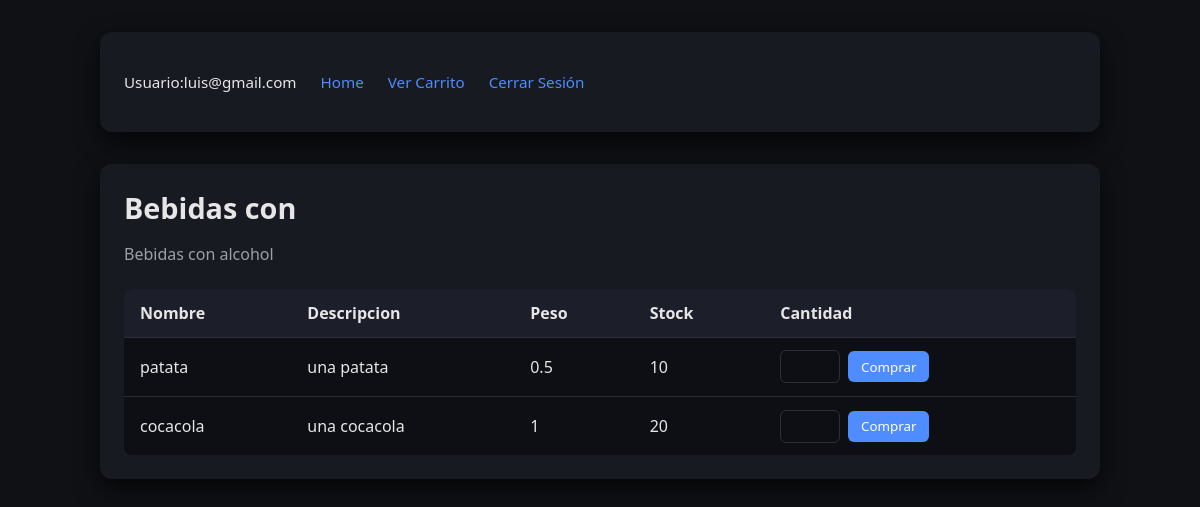
Page /public/bebidas-con-alcohol?id=1 (signed in) on the earlier database version.
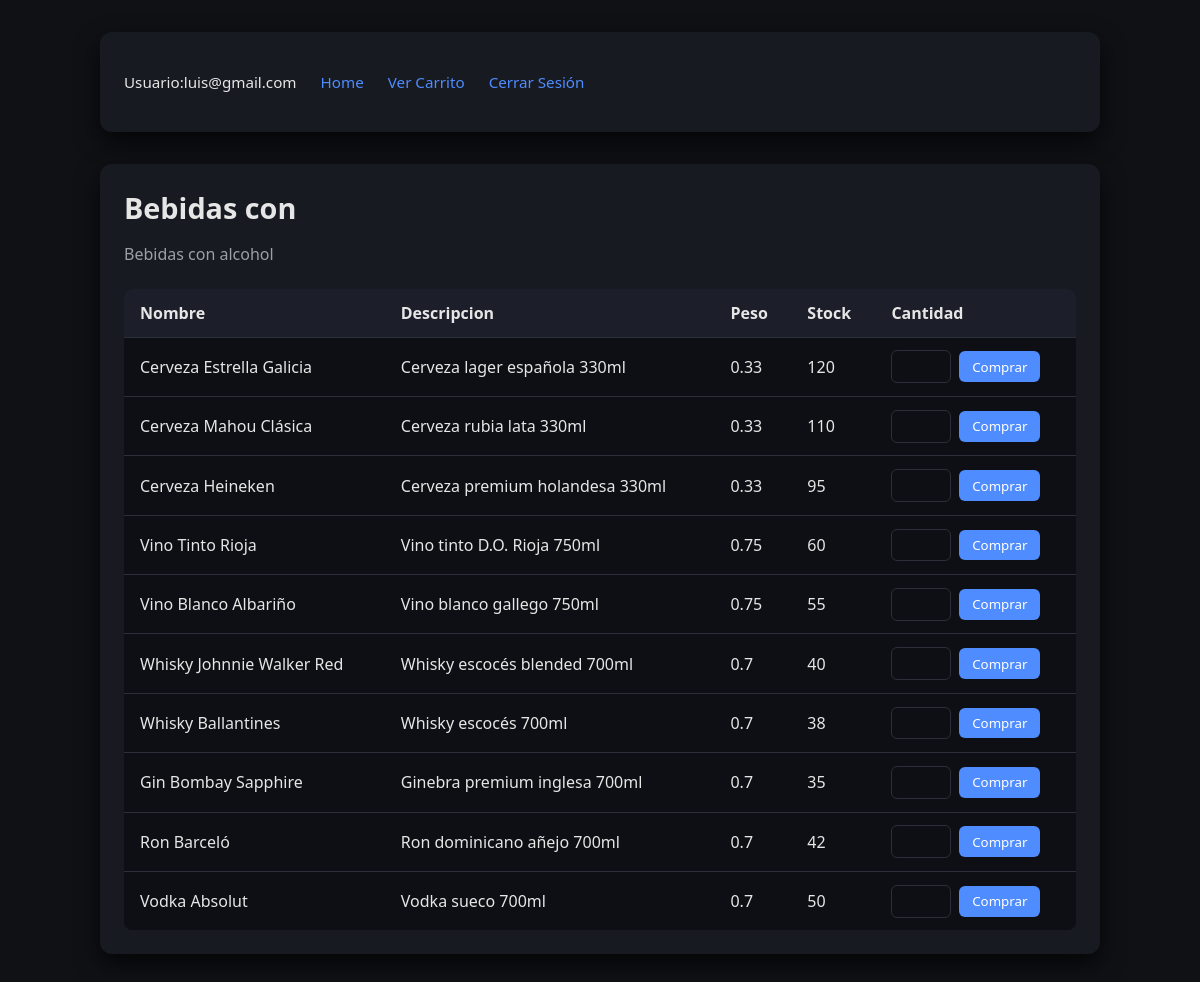
Same page on the later database version.
### tables this page shows
CREATE TABLE `categorias` (
  `cod_categoria` int(11) NOT NULL,
  `nombre_cat` varchar(200) NOT NULL,
  `descripcion` varchar(200) NOT NULL,
  `slug` varchar(200) NOT NULL
);

CREATE TABLE `productos` (
  `cod_prod` int(11) NOT NULL,
  `nombre` varchar(200) NOT NULL,
  `descripcion` varchar(200) NOT NULL,
  `peso` float NOT NULL,
  `stock` int(11) NOT NULL,
  `categoria` int(11) NOT NULL
);

### src/daos/CategoriaDao.php (called while the page is built, shortened)
<?php
class categoriaDao {
    protected function get_all(){
        $bd_connection = Conexion::getConexion();
        $query = "SELECT cod_categoria, nombre_cat, descripcion, slug FROM categorias";
        $stmt = $bd_connection->query($query);
        return $stmt->fetchAll(\PDO::FETCH_CLASS, Categoria::class) ?? null;
    }
    protected function get_by_id($id)
    {
        $bd_connection = Conexion::getConexion();
        $query = "SELECT cod_categoria, nombre_cat, descripcion, slug FROM categorias WHERE cod_categoria = '$id'";
        $stmt = $bd_connection->query($query);
        $stmt->setFetchMode(\PDO::FETCH_CLASS, Categoria::class);
        return $stmt->fetch() ?? null;
    }
}

### src/controllers/CategoriaController.php (called while the page is built, shortened)
<?php
class CategoriaController extends CategoriaDao
{
    public function category_list()
    {
        if ($this->get_all() == null){
            return false;
        }else{
            return $this->get_all();
        }
    }
    public function single_category($id){
        if($this->get_by_id($id) == null){
            return false;
        }else{
            return $this->get_by_id($id);
        }
    }
}

### public/index.php (called while the page is built, shortened)
<?php
$actual_url = $_SERVER['REQUEST_SCHEME'] . '://' . $_SERVER['SERVER_NAME'] . $_SERVER['REQUEST_URI'];
$explode_url = explode('/', $actual_url);
$view_controller = new ViewController();
$view_controller->get_view($explode_url[5]);

### src/models/Categoria.php (called while the page is built, shortened)
<?php
class Categoria
{
    private $cod_categoria;
    private $nombre_cat;
    private $descripcion;
    private $slug;
    public function getCodCat()
    {
        return $this->cod_categoria;
    }
    public function getNombreCat()
    {
        return $this->nombre_cat;
    }
    public function getDescripcion()
    {
        return $this->descripcion;
    }
    public function getSlug()
    {
        return $this->slug;
    }
}

### src/daos/ProductoDao.php (called while the page is built, shortened)
<?php
class ProductoDao{
    protected function get_by_category($id){
        $bd_connection = Conexion::getConexion();
        $query = "SELECT * FROM productos WHERE categoria = '$id'";
        $stmt = $bd_connection->query($query);
        return $stmt->fetchAll(\PDO::FETCH_CLASS, Producto::class) ?? null;
    }
}

### src/controllers/ProductoController.php (called while the page is built, shortened)
<?php
class ProductoController extends ProductoDao
{
    public function get_products_by_category($id){
        if ($this->get_by_category($id) == null){
            return false;
        }else{
            return $this->get_by_category($id);
        }
    }
}

### src/models/Producto.php (called while the page is built, shortened)
<?php
class Producto
{
    private $nombre;
    private $descripcion;
    private $peso;
    private $stock;
    public function getNombre()
    {
        return $this->nombre;
    }
    public function getDescripcion()
    {
        return $this->descripcion;
    }
    public function getPeso()
    {
        return $this->peso;
    }
    public function getStock()
    {
        return $this->stock;
    }
}

### src/views/categoria-single-view.php (the view, shortened to what this page needs)
<?php
$categoria_controller = new CategoriaController();
$single_categoria = $categoria_controller->single_category($_GET['id']);
$producto_controller = new ProductoController();
?>
<!doctype html>
<html lang="es">
<head>
    <link rel="stylesheet" href="./styles/categoria-single.css">
</head>
<body>
    <section>
        <ul>
            <li class="user-info">Usuario:<?= $_SESSION['user'] ?></li>
            <li><a href="/aplicacion_pedidos/public/lista-categorias">Home</a></li>
            <li><a href="/aplicacion_pedidos/public/carrito">Ver Carrito</a></li>
            <li><a href="#">Cerrar Sesión</a></li>
        </ul>
    </section>
    <main>
        <h1><?= $single_categoria->getNombreCat() ?></h1>
        <p><?= $single_categoria->getDescripcion() ?></p>
        <table>
            <tr>
                <th>Nombre</th>
                <th>Descripcion</th>
                <th>Peso</th>
                <th>Stock</th>
                <th>Cantidad</th>
            </tr>
            <?php
                if ($producto_controller->get_products_by_category($_GET['id'])) {
                    foreach ($producto_controller->get_products_by_category($_GET['id']) as $producto) {
                        echo "<tr>";
                        echo "<td>" . $producto->getNombre() . "</td>";
                        echo "<td>" . $producto->getDescripcion() . "</td>";
                        echo "<td>" . $producto->getPeso() . "</td>";
                        echo "<td>" . $producto->getStock() . "</td>";
                        echo "<td><form action='' method='post'>";
                        echo "<input type='number' name='cantidad' id='cantidad'>";
                        echo "<input type = 'submit' value='Comprar'>";
                        echo "</form></td>";
                        echo "</tr>";
                    }
                }else{
                    echo "No existen productos";
                }
            ?>
        </table>
    </main>
</body>
</html>

### src/controllers/ViewController.php (shortened to what this page needs)
<?php
class ViewController
{
    private $categories_data;
    public function __construct(){
        $categories = new CategoriaController();
        $this->categories_data = $categories->category_list();
    }
    public function get_view($view_url){
        if (empty($view_url)) {
            return require_once '../src/views/login-view.php';
        }else{
            if (file_exists('../src/views/' . $view_url . '-view.php')){
                return include_once '../src/views/' .$view_url . '-view.php';
            }else{
                foreach ($this->categories_data as $categoria){
                    if ($categoria->getSlug() . "?id=" . $categoria->getCodCat() == $view_url){
                       return include_once '../src/views/categoria-single-view.php';
                    }
                }
                return include_once '../src/views/error-view.php';
            }
        }
    }
}

### public/styles/categoria-single.css (style rules this page uses)
:root { --bg: #0f1115; --card: #171a21; --text: #e6e6e6; --muted: #9aa0a6; --accent: #4f8cff; --border: #2a2f3a; --shadow: rgba(0,0,0,0.7); --input-bg: #0d0f14; --button-bg: #4f8cff; --button-hover: #3b74db; }
* { box-sizing: border-box; font-family: system-ui, -apple-system, BlinkMacSystemFont, "Segoe UI", sans-serif; }
body { margin: 0; min-height: 100vh; background: var(--bg); color: var(--text); }
section, main { max-width: 1000px; margin: 2rem auto; padding: 1.5rem; background: var(--card); border-radius: 12px; box-shadow: 0 10px 25px var(--shadow); }
section ul { list-style: none; padding: 0; display: flex; gap: 1.5rem; flex-wrap: wrap; }
section ul li { font-size: 0.95rem; }
section ul li a { color: var(--accent); text-decoration: none; transition: color 0.2s ease; }
.user-info { font-weight: 500; }
main h1 { margin-top: 0; font-size: 1.8rem; margin-bottom: 0.5rem; }
main p { color: var(--muted); margin-bottom: 1.5rem; }
table { width: 100%; border-collapse: collapse; background: var(--input-bg); border-radius: 8px; overflow: hidden; }
table th, table td { padding: 0.8rem 1rem; text-align: left; border-bottom: 1px solid var(--border); }
table th { background: #1c1f29; font-weight: 600; }
table tr:last-child td { border-bottom: none; }
input[type="number"] { width: 60px; padding: 0.4rem 0.5rem; border-radius: 6px; border: 1px solid var(--border); background: var(--input-bg); color: var(--text); }
input[type="submit"] { padding: 0.4rem 0.8rem; border-radius: 6px; border: none; background: var(--button-bg); color: #fff; cursor: pointer; transition: background 0.2s ease; }
form { display: flex; gap: 0.5rem; align-items: center; }

Differences in the rows shown:
removed productos: nombre "patata", descripcion "una patata", peso "0.5", stock "10"
removed productos: nombre "cocacola", descripcion "una cocacola", peso "1", stock "20"
added productos: nombre "Cerveza Estrella Galicia", descripcion "Cerveza lager española 330ml", peso "0.33", stock "120"
added productos: nombre "Cerveza Mahou Clásica", descripcion "Cerveza rubia lata 330ml", peso "0.33", stock "110"
added productos: nombre "Cerveza Heineken", descripcion "Cerveza premium holandesa 330ml", peso "0.33", stock "95"
added productos: nombre "Vino Tinto Rioja", descripcion "Vino tinto D.O. Rioja 750ml", peso "0.75", stock "60"
added productos: nombre "Vino Blanco Albariño", descripcion "Vino blanco gallego 750ml", peso "0.75", stock "55"
added productos: nombre "Whisky Johnnie Walker Red", descripcion "Whisky escocés blended 700ml", peso "0.7", stock "40"
added productos: nombre "Whisky Ballantines", descripcion "Whisky escocés 700ml", peso "0.7", stock "38"
added productos: nombre "Gin Bombay Sapphire", descripcion "Ginebra premium inglesa 700ml", peso "0.7", stock "35"
added productos: nombre "Ron Barceló", descripcion "Ron dominicano añejo 700ml", peso "0.7", stock "42"
added productos: nombre "Vodka Absolut", descripcion "Vodka sueco 700ml", peso "0.7", stock "50"
